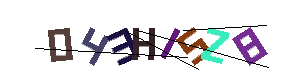
#> input picture data/train/combine/043h15z8-0.png, 300 x 80 px; its folder holds only this picture in this run
$ jupyter execute 'basic CNN.ipynb'   (shell and % lines are left out)
#> lines starting #> are read from the running program, lines starting #| are printed output that depends on the picture; after the words box and inside, x2 and y2 are one past the last pixel; in counts of white or black regions, pixels touching at a corner belong together
#> in prepare_training_data, image is the input picture: shape (80, 300, 3); mean B, G, R 229.4, 226.5, 227.8
[cell 1]
import cv2
import numpy as np
import matplotlib.pyplot as plt
import os
import random
import tensorflow as tf
from tensorflow.keras import layers, models
from sklearn.model_selection import train_test_split
from tensorflow.keras.utils import to_categorical
import string
from tqdm import tqdm
import pandas as pd
from sklearn.metrics import classification_report, confusion_matrix, precision_score, recall_score, f1_score, accuracy_score
import seaborn as sns

# Tunable parameters
TUNABLE_PARAMETERS = {
    "median_filter_kernel_size": 7,
    "gaussian_blur_kernel_size": (3, 3),
    "salt_pepper_kernel_size": 1,
    "adaptive_threshold_block_size": 31,
    "adaptive_threshold_C": 2,
    "projection_threshold": 0.1
}

# Paths
TRAIN_FOLDER_PATH = "../data/train/combine"
TEST_FOLDER_PATH = "../data/test/combine"
MODEL_SAVE_PATH = "captcha_model.h5"
CHAR_MODEL_SAVE_PATH = "char_recognition_model.h5"

# CNN parameters
IMG_HEIGHT = 40
IMG_WIDTH = 30
BATCH_SIZE = 64
EPOCHS = 15
VALIDATION_SPLIT = 0.2

# Possible characters in captchas (adjust if needed)
CHARACTERS = string.ascii_lowercase + string.digits

# Replace all black lines with median pixel
def replace_black_with_median(image, kernel_size=TUNABLE_PARAMETERS['median_filter_kernel_size']):
#> called with kernel_size = 7
    is_color = len(image.shape) == 3
#> is_color = True
    if is_color:
        black_pixels = np.all(image == [0, 0, 0], axis=-1)
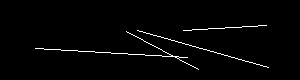
#> black_pixels: shape (80, 300) bool; 1.8% white in thin lines or dots, all inside (x1, y1, x2, y2) = (35, 25, 269, 70)
    else:
        black_pixels = (image == 0)

    median_filtered = cv2.medianBlur(image, kernel_size)
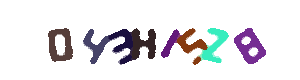
#> median_filtered: shape (80, 300, 3); mean of channels 0, 1, 2 232.1, 229, 230.4; drawn as B, G, R

    image[black_pixels] = median_filtered[black_pixels]
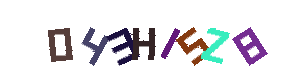
#> image: shape (80, 300, 3); 1.83% of pixels changed, all inside (x1, y1, x2, y2) = (35, 25, 269, 70)
    return image

# Segmentation using vertical projection
def segment_captcha_with_projection(image, projection_threshold=TUNABLE_PARAMETERS['projection_threshold']):
    vertical_projection = np.sum(image, axis=0)
    max_projection = vertical_projection.max()
    if max_projection != 0:
        vertical_projection = vertical_projection / max_projection

    projection_binary = vertical_projection > projection_threshold

    character_boundaries = []
    start_idx = None
    for i in range(1, len(projection_binary)):
        if projection_binary[i] != projection_binary[i - 1]:
            if projection_binary[i] == 1:
                start_idx = i
            elif projection_binary[i] == 0 and start_idx is not None:
                end_idx = i
                character_boundaries.append((start_idx, end_idx))
                start_idx = None

    # Handle the case where the last character extends to the end
    if start_idx is not None:
        character_boundaries.append((start_idx, len(projection_binary)))

    return character_boundaries, vertical_projection, projection_binary

# Remove salt and pepper noise
def remove_salt_and_pepper_noise(image, kernel_size=TUNABLE_PARAMETERS['salt_pepper_kernel_size']):
    kernel = np.ones((kernel_size, kernel_size), np.uint8)
    return cv2.morphologyEx(image, cv2.MORPH_OPEN, kernel)

# Preprocess an image for segmentation
def preprocess_image(image):
    if len(image.shape) == 3:  # If color image
        denoised = replace_black_with_median(image.copy())
        gray = cv2.cvtColor(denoised, cv2.COLOR_BGR2GRAY)
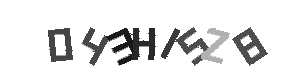
#> gray: shape (80, 300); min 25, max 255, mean 230.7
    else:  # If already grayscale
        denoised = replace_black_with_median(image.copy())
        gray = denoised

    denoised_after_noise_removal = remove_salt_and_pepper_noise(gray)
    blurred = cv2.GaussianBlur(denoised_after_noise_removal, TUNABLE_PARAMETERS['gaussian_blur_kernel_size'], 0)
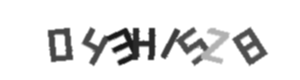
#> blurred: shape (80, 300); min 25, max 255, mean 230.7

    thresh = cv2.adaptiveThreshold(
        blurred,
        255,
        cv2.ADAPTIVE_THRESH_GAUSSIAN_C,
        cv2.THRESH_BINARY_INV,
        TUNABLE_PARAMETERS['adaptive_threshold_block_size'],
        TUNABLE_PARAMETERS['adaptive_threshold_C']
    )
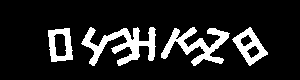
#> thresh: shape (80, 300); 13.9% white; 4 white regions, box (x1, y1, x2, y2) and area: (81, 27, 156, 66) 1256, (161, 27, 230, 66) 1037, (232, 27, 268, 66) 559, (48, 28, 73, 62) 492

    return thresh

# Extract features from a character image
# [43 lines left out: function extract_features, not called in this run]

# Prepare data for CNN training
def prepare_training_data(folder_path):
    all_images = [f for f in os.listdir(folder_path) if f.lower().endswith(('.png', '.jpg', '.jpeg', '.bmp', '.tiff'))]

    X = []  # Images
    y = []  # Labels
    feature_list = []  # Engineered features

    for filename in tqdm(all_images, desc="Preparing Training Data"):
        image_path = os.path.join(folder_path, filename)
        filename_without_suffix = os.path.splitext(filename)[0]
        correct_characters = filename_without_suffix.split('-')[0]

        image = cv2.imread(image_path)
        thresh = preprocess_image(image)

        character_boundaries, _, _ = segment_captcha_with_projection(thresh)
#> in segment_captcha_with_projection, `vertical_projection = np.sum(image, axis=0)`: vertical_projection = 300 values, max 8670 at index 150, min 0 at index 0, mean 2842.4
#> in segment_captcha_with_projection, `max_projection = vertical_projection.max()`: max_projection = 8670
#> in segment_captcha_with_projection, `vertical_projection = vertical_projection / max_projection`: vertical_projection = 300 values, max 1 at index 150, min 0 at index 0, mean 0.328
#> after the loop in segment_captcha_with_projection, `for i in range(1, len(projection_binary)):`: character_boundaries = [(48, 73), (82, 156), (161, 229), (233, 267)]; end_idx = 267
#> character_boundaries = [(48, 73), (82, 156), (161, 229), (233, 267)]

        # Skip if segmentation failed or number of segments doesn't match expected characters
        if len(character_boundaries) != len(correct_characters):
            continue

        for i, (start, end) in enumerate(character_boundaries):
            char_image = thresh[:, start:end]
            char_label = correct_characters[i]

            # Skip if character is not in our expected set
            if char_label not in CHARACTERS:
                continue

            # Extract features and resized image
            features, char_image_resized = extract_features(char_image)

            # Add to dataset
            X.append(char_image_resized)
            y.append(CHARACTERS.index(char_label))
            feature_list.append(features)

    # Convert to numpy arrays
    X = np.array(X)
    y = np.array(y)

    # Reshape for CNN input
    X = X.reshape(X.shape[0], IMG_HEIGHT, IMG_WIDTH, 1)
    X = X / 255.0  # Normalize

    # One-hot encode labels
    y = to_categorical(y, num_classes=len(CHARACTERS))

    return X, y, feature_list

# Build CNN model
# [312 lines left out: functions build_cnn_model, evaluate_model, show_example_predictions, analyze_feature_importance, not called in this run]

# Main function
def main():
    # Prepare training data
    print("Preparing training data...")
    X_train, y_train, features_train = prepare_training_data(TRAIN_FOLDER_PATH)

    # Convert features to a DataFrame for easier handling
    feature_df = pd.DataFrame(features_train)
    feature_names = list(feature_df.columns)

    # Convert features to numpy array
    X_features = feature_df.values

    # Analyze feature importance
    print("\nAnalyzing feature importance...")
    analyze_feature_importance(X_features, feature_names, y_train)

    # Build and train CNN model
    print("\nBuilding and training CNN model...")
    model = build_cnn_model()

    # Display model summary
    model.summary()

    # Train the model
    history = model.fit(
        X_train, y_train,
        batch_size=BATCH_SIZE,
        epochs=EPOCHS,
        validation_split=VALIDATION_SPLIT,
        verbose=1
    )

    # Save the model
    # model.save(CHAR_MODEL_SAVE_PATH)
    # print(f"Model saved to {CHAR_MODEL_SAVE_PATH}")

    # Plot training history
    plt.figure(figsize=(12, 4))

    plt.subplot(1, 2, 1)
    plt.plot(history.history['accuracy'], label='Training Accuracy')
    plt.plot(history.history['val_accuracy'], label='Validation Accuracy')
    plt.title('Model Accuracy')
    plt.xlabel('Epoch')
    plt.ylabel('Accuracy')
    plt.legend()

    plt.subplot(1, 2, 2)
    plt.plot(history.history['loss'], label='Training Loss')
    plt.plot(history.history['val_loss'], label='Validation Loss')
    plt.title('Model Loss')
    plt.xlabel('Epoch')
    plt.ylabel('Loss')
    plt.legend()

    plt.tight_layout()
    plt.savefig('training_history.png')
    plt.close()

    # Evaluate the model on test data
    print("\nEvaluating the model on test data...")
    metrics, results_df = evaluate_model(model, TEST_FOLDER_PATH)

    # Show example predictions
    print("\nShowing example predictions...")
    show_example_predictions(model, TEST_FOLDER_PATH, num_examples=5)

    # Analyze segmentation performance
    segmentation_success_rate = (results_df['segments_found'] == results_df['char_count']).mean()
    print(f"\nSegmentation Success Rate: {segmentation_success_rate:.4f}")

    # Analyze most common errors
    incorrect_predictions = results_df[results_df['correct'] == False]
    if len(incorrect_predictions) > 0:
        print("\nMost common error cases:")
        for _, row in incorrect_predictions.head(5).iterrows():
            print(f"  Filename: {row['filename']}")
            print(f"  True: {row['true_text']}")
            print(f"  Predicted: {row['predicted_text']}")
            print(f"  Segments found: {row['segments_found']}")
            print("  " + "-" * 30)

    # Print overall performance summary
    print("\nOverall Performance Summary:")
    print("Character-level metrics:")
    print(f"  Accuracy:  {metrics['char_accuracy']:.4f}")
    print(f"  Precision: {metrics['char_precision']:.4f}")
    print(f"  Recall:    {metrics['char_recall']:.4f}")
    print(f"  F1 Score:  {metrics['char_f1']:.4f}")

    print("\nCaptcha-level metrics:")
    print(f"  Accuracy:  {metrics['captcha_accuracy']:.4f}")
    print(f"  Precision: {metrics['captcha_precision']:.4f}")
    print(f"  Recall:    {metrics['captcha_recall']:.4f}")
    print(f"  F1 Score:  {metrics['captcha_f1']:.4f}")

if __name__ == "__main__":
    main()
#> (the call stopped at in prepare_training_data, `y = to_categorical(y, num_classes=len(CHARACTERS))`: tensorflow is not available in this run)

$ run again, on data/train/combine/knnll8-0.png
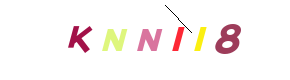
#> input picture data/train/combine/knnll8-0.png, 290 x 80 px
#> in prepare_training_data, image is the input picture: shape (80, 290, 3); mean B, G, R 243.2, 244.3, 250.5
#> in replace_black_with_median, `black_pixels = np.all(image == [0, 0, 0], axis=-1)`:
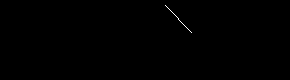
#> black_pixels: shape (80, 290) bool; 0.12% white in thin lines or dots, all inside (x1, y1, x2, y2) = (165, 5, 192, 33)
#> image: shape (80, 290, 3); 0.12% of pixels changed, all inside (x1, y1, x2, y2) = (165, 5, 192, 33)
#> thresh: shape (80, 290); 7.8% white; 6 white regions, box (x1, y1, x2, y2) and area: (215, 24, 241, 54) 473, (137, 28, 163, 52) 347, (102, 29, 128, 52) 329, (68, 26, 93, 53) 322, (172, 26, 185, 52) 172, (194, 26, 207, 52) 160
#> in segment_captcha_with_projection, `vertical_projection = np.sum(image, axis=0)`: vertical_projection = 290 values, max 6885 at index 235, min 0 at index 0, mean 1585.4
#> max_projection = 6885
#> in segment_captcha_with_projection, `vertical_projection = vertical_projection / max_projection`: vertical_projection = 290 values, max 1 at index 235, min 0 at index 0, mean 0.23
#> after the loop in segment_captcha_with_projection, `for i in range(1, len(projection_binary)):`: character_boundaries = [(68, 92), (102, 127), (137, 162), (172, 185), (194, 206), (215, 241)]; end_idx = 241
#> the loop in prepare_training_data, `for i, (start, end) in enumerate(character_boundaries):` made 6 passes
#> (start, end, char_label) on passes 1 to 6: (68, 92, 'k'), (102, 127, 'n'), (137, 162, 'n'), (172, 185, 'l'), (194, 206, 'l'), (215, 241, '8')
#> after the loop in prepare_training_data, `for i, (start, end) in enumerate(character_boundaries):`:
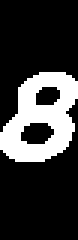
#> char_image: shape (80, 26) (shown 3 times larger); 22.7% white; 1 white region, box (x1, y1, x2, y2) and area: (0, 24, 26, 54) 473
#> after the loop in prepare_training_data, `for i, (start, end) in enumerate(character_boundaries):`: X = 6 items; y = [10, 13, 13, 11, 11, 34]

$ run again, on data/train/combine/m298s1-0.png
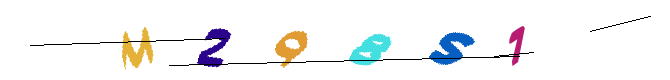
#> input picture data/train/combine/m298s1-0.png, 670 x 80 px
#> in prepare_training_data, image is the input picture: shape (80, 670, 3); mean B, G, R 244.2, 243.5, 242.8
#> in replace_black_with_median, `black_pixels = np.all(image == [0, 0, 0], axis=-1)`:
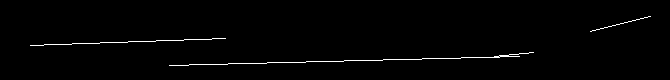
#> black_pixels: shape (80, 670) bool; 1.2% white in thin lines or dots, all inside (x1, y1, x2, y2) = (30, 16, 651, 66)
#> image: shape (80, 670, 3); 1.21% of pixels changed, all inside (x1, y1, x2, y2) = (30, 16, 651, 66)
#> thresh: shape (80, 670); 6.9% white; 6 white regions, box (x1, y1, x2, y2) and area: (429, 32, 475, 65) 750, (349, 34, 391, 65) 726, (122, 27, 153, 70) 663, (197, 28, 231, 67) 637, (275, 31, 308, 68) 604, (509, 26, 525, 66) 327
#> in segment_captcha_with_projection, `vertical_projection = np.sum(image, axis=0)`: vertical_projection = 670 values, max 9945 at index 125, min 0 at index 0, mean 1410.9
#> max_projection = 9945
#> in segment_captcha_with_projection, `vertical_projection = vertical_projection / max_projection`: vertical_projection = 670 values, max 1 at index 125, min 0 at index 0, mean 0.142
#> after the loop in segment_captcha_with_projection, `for i in range(1, len(projection_binary)):`: character_boundaries = [(122, 153), (198, 231), (275, 307), (350, 391), (430, 474), (509, 525)]; end_idx = 525
#> the loop in prepare_training_data, `for i, (start, end) in enumerate(character_boundaries):` made 6 passes
#> (start, end, char_label) on passes 1 to 6: (122, 153, 'm'), (198, 231, '2'), (275, 307, '9'), (350, 391, '8'), (430, 474, 's'), (509, 525, '1')
#> pass 1, in extract_features, `flipped_v = cv2.flip(char_image, 0)`:
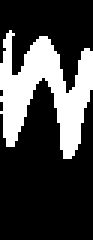
#> flipped_v: shape (80, 31) (shown 3 times larger); 26.7% white; 1 white region, box (x1, y1, x2, y2) and area: (0, 10, 31, 53) 663
#> after the loop in prepare_training_data, `for i, (start, end) in enumerate(character_boundaries):`: X = 6 items; y = [12, 28, 35, 34, 18, 27]
